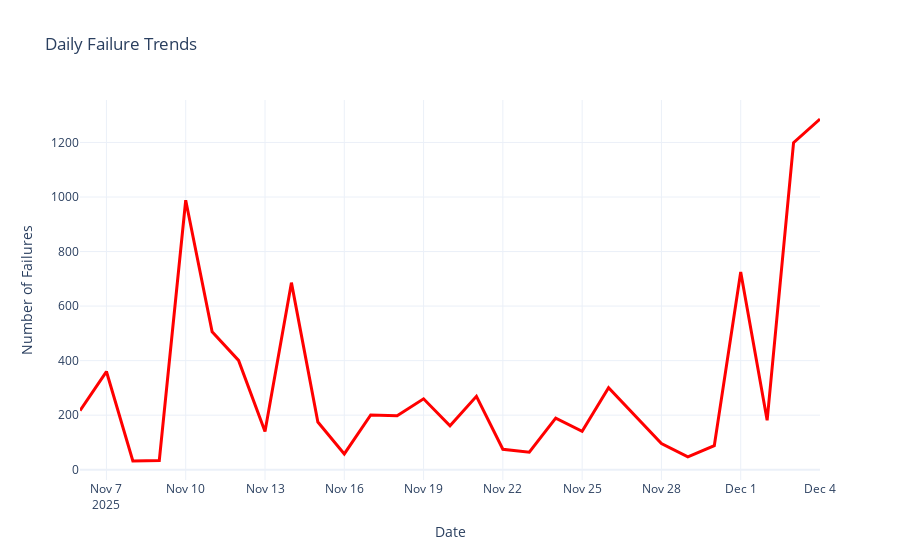

Notebook code cell kept with this figure:
### Code cell
# 10. Failure Timeline Analysis with Interactive Charts

print(" CREATING FAILURE TIMELINE ANALYSIS")
print("=" * 45)

# Prepare data for timeline analysis
timeline_df = analysis_df_fixed.copy()
timeline_df['Start Time'] = pd.to_datetime(timeline_df['Start Time'])
timeline_df['Date'] = timeline_df['Start Time'].dt.date
timeline_df['Hour'] = timeline_df['Start Time'].dt.hour

# Daily failure trends
daily_failures = timeline_df.groupby('Date').size().reset_index(name='Failure Count')
daily_failures['Date'] = pd.to_datetime(daily_failures['Date'])

# Interactive timeline using Plotly
fig_timeline = px.line(daily_failures, x='Date', y='Failure Count',
                      title=' Daily Failure Trends',
                      labels={'Failure Count': 'Number of Failures', 'Date': 'Date'})
fig_timeline.update_traces(line_color='red', line_width=3)
fig_timeline.update_layout(
    template='plotly_white',
    hovermode='x unified',
    showlegend=False
)
fig_timeline.show()

# Hourly heatmap
hourly_daily = timeline_df.groupby(['Date', 'Hour']).size().reset_index(name='Failures')
hourly_pivot = hourly_daily.pivot(index='Date', columns='Hour', values='Failures').fillna(0)

# Create heatmap
plt.figure(figsize=(15, 8))
sns.heatmap(hourly_pivot, cmap='Reds', cbar_kws={'label': 'Number of Failures'})
plt.title(' Failure Heatmap: Date vs Hour of Day', fontsize=16, pad=20)
plt.xlabel('Hour of Day', fontsize=12)
plt.ylabel('Date', fontsize=12)
plt.xticks(range(0, 24, 2))
plt.tight_layout()
plt.show()

print(f" Timeline analysis complete - {len(daily_failures)} days analyzed")

### Figure 1 — Plotly figure (JSON) as saved in the notebook; plotly's stock layout.template omitted (floating-point values rounded to 4 significant figures)
{"data": [{"hovertemplate": "Date=%{x}<br>Number of Failures=%{y}<extra></extra>", "legendgroup": "", "line": {"color": "red", "dash": "solid", "width": 3}, "marker": {"symbol": "circle"}, "mode": "lines", "name": "", "orientation": "v", "showlegend": false, "type": "scatter", "x": ["2025-11-06T00:00:00.000000000", "2025-11-07T00:00:00.000000000", "2025-11-08T00:00:00.000000000", "2025-11-09T00:00:00.000000000", "2025-11-10T00:00:00.000000000", "2025-11-11T00:00:00.000000000", "2025-11-12T00:00:00.000000000", "2025-11-13T00:00:00.000000000", "2025-11-14T00:00:00.000000000", "2025-11-15T00:00:00.000000000", "2025-11-16T00:00:00.000000000", "2025-11-17T00:00:00.000000000", "2025-11-18T00:00:00.000000000", "2025-11-19T00:00:00.000000000", "2025-11-20T00:00:00.000000000", "2025-11-21T00:00:00.000000000", "2025-11-22T00:00:00.000000000", "2025-11-23T00:00:00.000000000", "2025-11-24T00:00:00.000000000", "2025-11-25T00:00:00.000000000", "2025-11-26T00:00:00.000000000", "2025-11-27T00:00:00.000000000", "2025-11-28T00:00:00.000000000", "2025-11-29T00:00:00.000000000", "2025-11-30T00:00:00.000000000", "2025-12-01T00:00:00.000000000", "2025-12-02T00:00:00.000000000", "2025-12-03T00:00:00.000000000", "2025-12-04T00:00:00.000000000"], "xaxis": "x", "y": [217, 360, 32, 34, 988, 506, 401, 140, 686, 175, 58, 201, 198, 260, 161, 269, 75, 64, 189, 141, 301, 199, 96, 47, 88, 725, 181, 1199, 1286], "yaxis": "y"}], "layout": {"hovermode": "x unified", "legend": {"tracegroupgap": 0}, "showlegend": false, "title": {"text": " Daily Failure Trends"}, "xaxis": {"anchor": "y", "domain": [0, 1], "title": {"text": "Date"}}, "yaxis": {"anchor": "x", "domain": [0, 1], "title": {"text": "Number of Failures"}}}}
